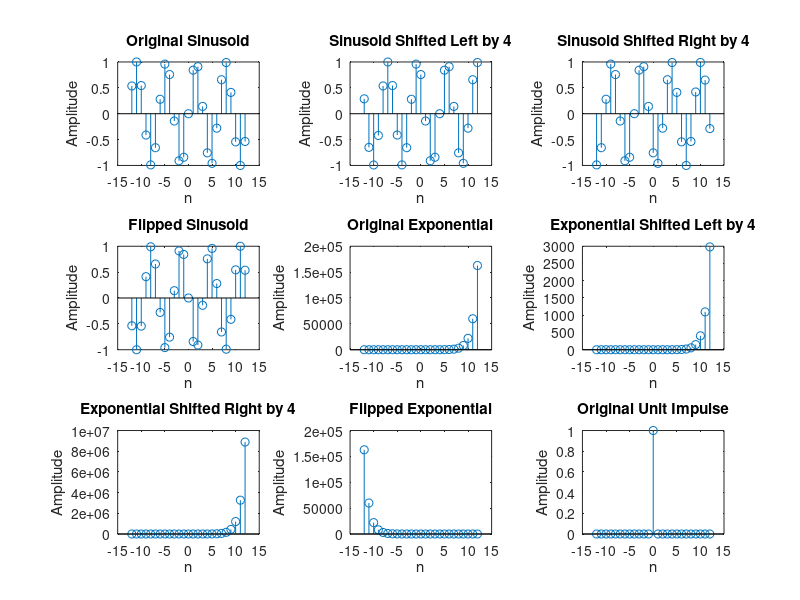
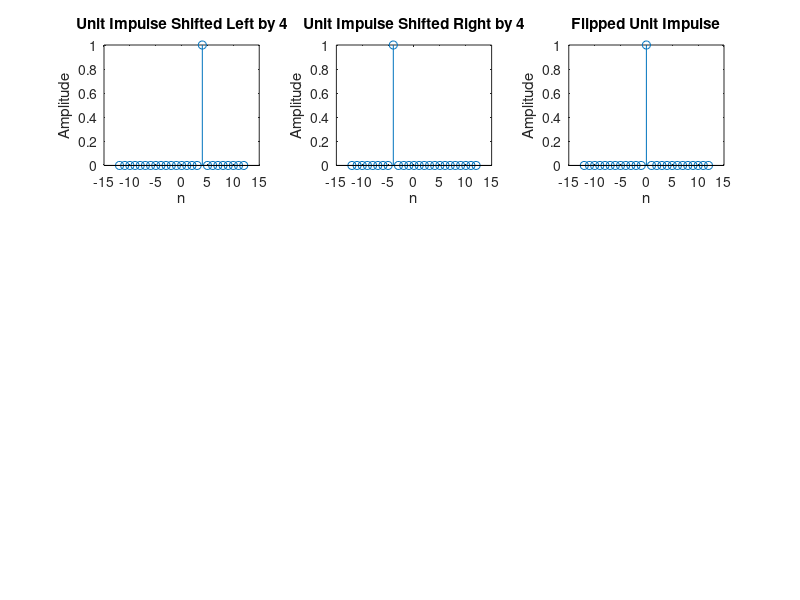

These charts were generated, in order, by the following MATLAB code:
clc;
% clear all;

n = -12:12;
shift_value = 4;

% Define signals
unit_impulse = double(n == 0);
sinusoid = sin(n);
exponential = exp(n);

% Shifting and flipping operations
sinusoid_shifted_left = sin(n - shift_value);
sinusoid_shifted_right = sin(n + shift_value);
sinusoid_flipped = sin(-n);

exponential_shifted_left = exp(n - shift_value);
exponential_shifted_right = exp(n + shift_value);
exponential_flipped = exp(-n);

unit_impulse_shifted_left = double((n - shift_value) == 0);
unit_impulse_shifted_right = double((n + shift_value) == 0);
unit_impulse_flipped = double((-n) == 0);

% Plot the signals
figure;

% Sinusoid signals
subplot(3, 3, 1);
stem(n, sinusoid);
title('Original Sinusoid');
xlabel('n');
ylabel('Amplitude');

subplot(3, 3, 2);
stem(n, sinusoid_shifted_left);
title(['Sinusoid Shifted Left by ', num2str(shift_value)]);
xlabel('n');
ylabel('Amplitude');

subplot(3, 3, 3);
stem(n, sinusoid_shifted_right);
title(['Sinusoid Shifted Right by ', num2str(shift_value)]);
xlabel('n');
ylabel('Amplitude');

subplot(3, 3, 4);
stem(n, sinusoid_flipped);
title('Flipped Sinusoid');
xlabel('n');
ylabel('Amplitude');

% Exponential signals
subplot(3, 3, 5);
stem(n, exponential);
title('Original Exponential');
xlabel('n');
ylabel('Amplitude');

subplot(3, 3, 6);
stem(n, exponential_shifted_left);
title(['Exponential Shifted Left by ', num2str(shift_value)]);
xlabel('n');
ylabel('Amplitude');

subplot(3, 3, 7);
stem(n, exponential_shifted_right);
title(['Exponential Shifted Right by ', num2str(shift_value)]);
xlabel('n');
ylabel('Amplitude');

subplot(3, 3, 8);
stem(n, exponential_flipped);
title('Flipped Exponential');
xlabel('n');
ylabel('Amplitude');

% Unit Impulse signals
subplot(3, 3, 9);
stem(n, unit_impulse);
title('Original Unit Impulse');
xlabel('n');
ylabel('Amplitude');

figure;

subplot(3, 3, 1);
stem(n, unit_impulse_shifted_left);
title(['Unit Impulse Shifted Left by ', num2str(shift_value)]);
xlabel('n');
ylabel('Amplitude');

subplot(3, 3, 2);
stem(n, unit_impulse_shifted_right);
title(['Unit Impulse Shifted Right by ', num2str(shift_value)]);
xlabel('n');
ylabel('Amplitude');

subplot(3, 3, 3);
stem(n, unit_impulse_flipped);
title('Flipped Unit Impulse');
xlabel('n');
ylabel('Amplitude');
